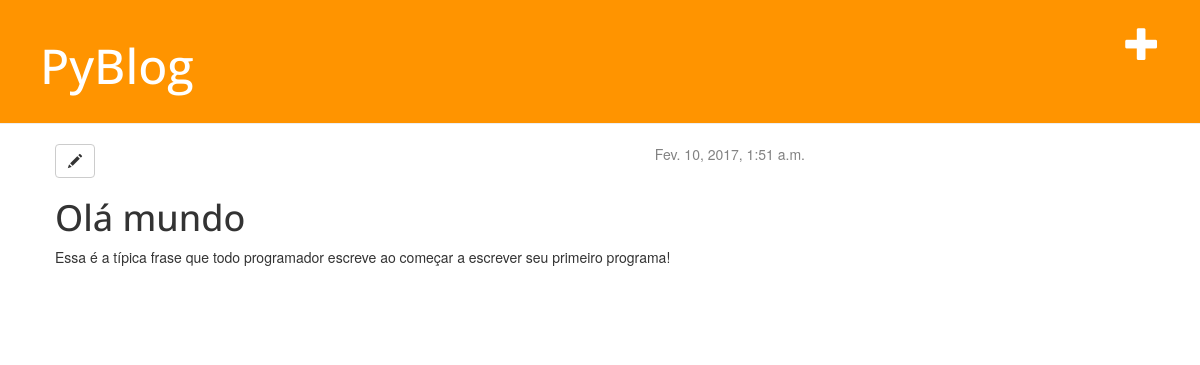
The app's page /post/4/ with its own data.
### blog/models.py (models this page shows, shortened)
class Post(models.Model):
    autor = models.ForeignKey('auth.User')
    titulo = models.CharField(max_length=200)
    texto = models.TextField()
    data_criacao = models.DateTimeField(default=timezone.now)
    data_publicacao = models.DateTimeField(blank=True, null=True)

### blog/views.py (the view)
# urls.py: url(r'^post/(?P<pk>[0-9]+)/$', views.post_detail, name="post_detail"),
def post_detail(request, pk):
    post = get_object_or_404(Post, pk=pk)
    return render(request, "blog/post_detail.html", {"post": post})

### templates/blog/post_detail.html
{% extends "blog/base.html" %}
{% block conteudo %}
    <div class="post">
        {% if post.data_publicacao %}
            <div class="date">
                {{ post.data_publicacao }}
            </div>
        {% endif %}
        <a class="btn btn-default" href="{% url 'post_edit' pk=post.pk %}"><span class="glyphicon glyphicon-pencil"></span></a>
        <h1>{{ post.titulo }}</h1>
        <p>{{ post.texto | linebreaksbr }}</p>
    </div>
{% endblock %}

### blog/static/css/blog.css (style rules this page uses)
h1, h2, h3, h4 { font-family: 'Open Sans', sans-serif; }
.date { float: right; color: #828282; }
.post { margin-bottom: 70px; }

### records on screen
Post: data_publicacao "Fev. 10, 2017, 1:51 a.m.", titulo "Olá mundo", texto "Essa é a típica frase que todo programador escreve ao começar a escrever seu primeiro programa!"
